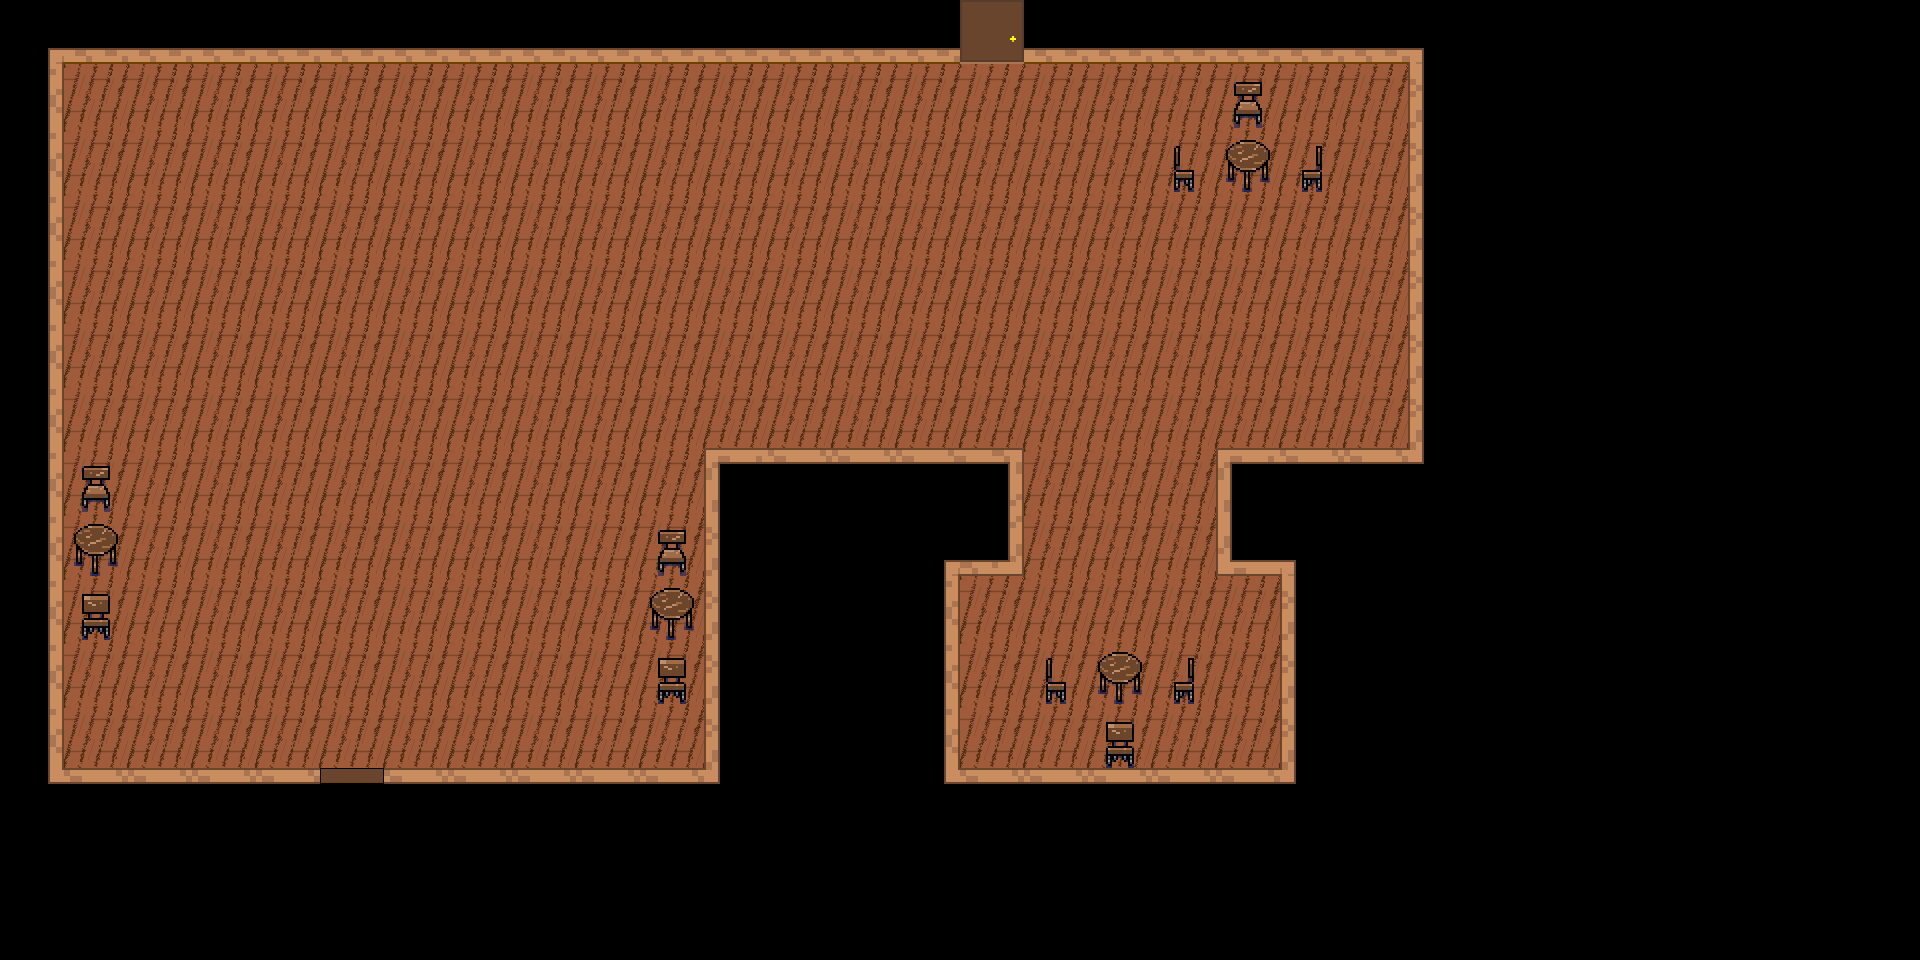

The image is a tile-based game level rendered from a .tmx file. Its description and complete source (layers, tilesets, objects, tile grids) follow:
An orthogonal 30x15 tile map with 64x64 px tiles, 2 tile layers (layer_1, layer_2).

<map version="1.2" tiledversion="1.2.1" orientation="orthogonal" renderorder="right-down" width="30" height="15" tilewidth="64" tileheight="64" infinite="0" nextlayerid="4" nextobjectid="1">
 <tileset firstgid="1" source="../../tilesets/tileset-lrg.tsx" />
 <layer id="2" name="layer_1" width="30" height="15">
  <data encoding="csv">
194,175,175,175,175,175,175,175,175,175,175,175,175,175,175,175,175,175,175,175,175,175,196,0,0,0,0,0,0,0,
156,80,80,80,80,80,80,80,80,80,80,80,80,80,80,80,80,80,80,80,80,80,154,0,0,0,0,0,0,0,
156,80,80,80,80,80,80,80,80,80,80,80,80,80,80,80,80,80,80,80,80,80,154,0,0,0,0,0,0,0,
156,80,80,80,80,80,80,80,80,80,80,80,80,80,80,80,80,80,80,80,80,80,154,0,0,0,0,0,0,0,
156,80,80,80,80,80,80,80,80,80,80,80,80,80,80,80,80,80,80,80,80,80,154,0,0,0,0,0,0,0,
156,80,80,80,80,80,80,80,80,80,80,80,80,80,80,80,80,80,80,80,80,80,154,0,0,0,0,0,0,0,
156,80,80,80,80,80,80,80,80,80,80,80,80,80,80,80,80,80,80,80,80,80,154,0,0,0,0,0,0,0,
156,80,80,80,80,80,80,80,80,80,80,134,135,135,135,136,80,80,80,134,135,135,214,0,0,0,0,0,0,0,
156,80,80,80,80,80,80,80,80,80,80,154,0,0,194,176,80,80,80,174,196,0,0,0,0,0,0,0,0,0,
156,80,80,80,80,80,80,80,80,80,80,154,0,0,156,80,80,80,80,80,154,0,0,0,0,0,0,0,0,0,
156,80,80,80,80,80,80,80,80,80,80,154,0,0,156,80,80,80,80,80,154,0,0,0,0,0,0,0,0,0,
156,80,80,80,80,80,80,80,80,80,80,154,0,0,156,80,80,80,80,80,154,0,0,0,0,0,0,0,0,0,
195,135,135,135,135,200,135,135,135,135,135,214,0,0,195,135,135,135,135,135,214,0,0,0,0,0,0,0,0,0,
0,0,0,0,0,0,0,0,0,0,0,0,0,0,0,0,0,0,0,0,0,0,0,0,0,0,0,0,0,0,
0,0,0,0,0,0,0,0,0,0,0,0,0,0,0,0,0,0,0,0,0,0,0,0,0,0,0,0,0,0
</data>
 </layer>
 <layer id="3" name="layer_2" width="30" height="15">
  <data encoding="csv">
0,0,0,0,0,0,0,0,0,0,0,0,0,0,0,113,0,0,0,0,0,0,0,0,0,0,0,0,0,0,
0,0,0,0,0,0,0,0,0,0,0,0,0,0,0,0,0,0,0,182,0,0,0,0,0,0,0,0,0,0,
0,0,0,0,0,0,0,0,0,0,0,0,0,0,0,0,0,0,203,181,202,0,0,0,0,0,0,0,0,0,
0,0,0,0,0,0,0,0,0,0,0,0,0,0,0,0,0,0,0,0,0,0,0,0,0,0,0,0,0,0,
0,0,0,0,0,0,0,0,0,0,0,0,0,0,0,0,0,0,0,0,0,0,0,0,0,0,0,0,0,0,
0,0,0,0,0,0,0,0,0,0,0,0,0,0,0,0,0,0,0,0,0,0,0,0,0,0,0,0,0,0,
0,0,0,0,0,0,0,0,0,0,0,0,0,0,0,0,0,0,0,0,0,0,0,0,0,0,0,0,0,0,
0,182,0,0,0,0,0,0,0,0,0,0,0,0,0,0,0,0,0,0,0,0,0,0,0,0,0,0,0,0,
0,181,0,0,0,0,0,0,0,0,182,0,0,0,0,0,0,0,0,0,0,0,0,0,0,0,0,0,0,0,
0,183,0,0,0,0,0,0,0,0,181,0,0,0,0,0,0,0,0,0,0,0,0,0,0,0,0,0,0,0,
0,0,0,0,0,0,0,0,0,0,183,0,0,0,0,0,203,181,202,0,0,0,0,0,0,0,0,0,0,0,
0,0,0,0,0,0,0,0,0,0,0,0,0,0,0,0,0,183,0,0,0,0,0,0,0,0,0,0,0,0,
0,0,0,0,0,0,0,0,0,0,0,0,0,0,0,0,0,0,0,0,0,0,0,0,0,0,0,0,0,0,
0,0,0,0,0,0,0,0,0,0,0,0,0,0,0,0,0,0,0,0,0,0,0,0,0,0,0,0,0,0,
0,0,0,0,0,0,0,0,0,0,0,0,0,0,0,0,0,0,0,0,0,0,0,0,0,0,0,0,0,0
</data>
 </layer>
</map>